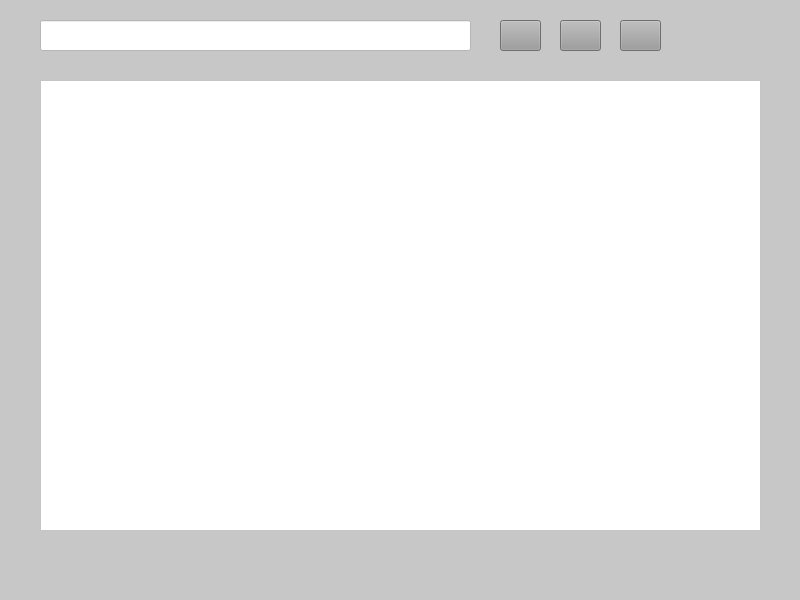
<?xml version="1.0" encoding="UTF-8"?>
<ui version="4.0">
 <class>MainWindow</class>
 <widget class="QMainWindow" name="MainWindow">
  <property name="geometry">
   <rect>
    <x>0</x>
    <y>0</y>
    <width>800</width>
    <height>600</height>
   </rect>
  </property>
  <property name="windowTitle">
   <string>Inventario</string>
  </property>
  <property name="windowIcon">
   <iconset>
    <normaloff>../iconos/m.ico</normaloff>../iconos/m.ico</iconset>
  </property>
  <property name="styleSheet">
   <string notr="true">background-color: rgb(199, 199, 199);</string>
  </property>
  <widget class="QWidget" name="centralwidget">
   <widget class="QLineEdit" name="lineEdit">
    <property name="geometry">
     <rect>
      <x>40</x>
      <y>20</y>
      <width>431</width>
      <height>31</height>
     </rect>
    </property>
    <property name="font">
     <font>
      <family>Franklin Gothic Book</family>
      <pointsize>9</pointsize>
     </font>
    </property>
    <property name="styleSheet">
     <string notr="true">background-color: rgb(255, 255, 255);</string>
    </property>
   </widget>
   <widget class="QPushButton" name="btn_2">
    <property name="geometry">
     <rect>
      <x>500</x>
      <y>20</y>
      <width>41</width>
      <height>31</height>
     </rect>
    </property>
    <property name="font">
     <font>
      <family>Franklin Gothic Book</family>
      <pointsize>9</pointsize>
      <weight>75</weight>
      <bold>true</bold>
     </font>
    </property>
    <property name="styleSheet">
     <string notr="true">background-color: rgb(155, 155, 155);
color: rgb(206, 18, 18);</string>
    </property>
    <property name="text">
     <string/>
    </property>
   </widget>
   <widget class="QTableView" name="tableView">
    <property name="geometry">
     <rect>
      <x>40</x>
      <y>80</y>
      <width>721</width>
      <height>451</height>
     </rect>
    </property>
    <property name="font">
     <font>
      <family>Franklin Gothic Book</family>
      <pointsize>9</pointsize>
     </font>
    </property>
    <property name="styleSheet">
     <string notr="true">background-color: rgb(255, 255, 255);</string>
    </property>
   </widget>
   <widget class="QPushButton" name="btn_3">
    <property name="geometry">
     <rect>
      <x>560</x>
      <y>20</y>
      <width>41</width>
      <height>31</height>
     </rect>
    </property>
    <property name="font">
     <font>
      <family>Franklin Gothic Book</family>
      <pointsize>9</pointsize>
      <weight>75</weight>
      <bold>true</bold>
     </font>
    </property>
    <property name="styleSheet">
     <string notr="true">background-color: rgb(155, 155, 155);
color: rgb(206, 18, 18);</string>
    </property>
    <property name="text">
     <string/>
    </property>
   </widget>
   <widget class="QPushButton" name="btn_4">
    <property name="geometry">
     <rect>
      <x>620</x>
      <y>20</y>
      <width>41</width>
      <height>31</height>
     </rect>
    </property>
    <property name="font">
     <font>
      <family>Franklin Gothic Book</family>
      <pointsize>9</pointsize>
      <weight>75</weight>
      <bold>true</bold>
     </font>
    </property>
    <property name="styleSheet">
     <string notr="true">background-color: rgb(155, 155, 155);
color: rgb(206, 18, 18);</string>
    </property>
    <property name="text">
     <string/>
    </property>
   </widget>
  </widget>
 </widget>
 <resources/>
 <connections/>
</ui>
